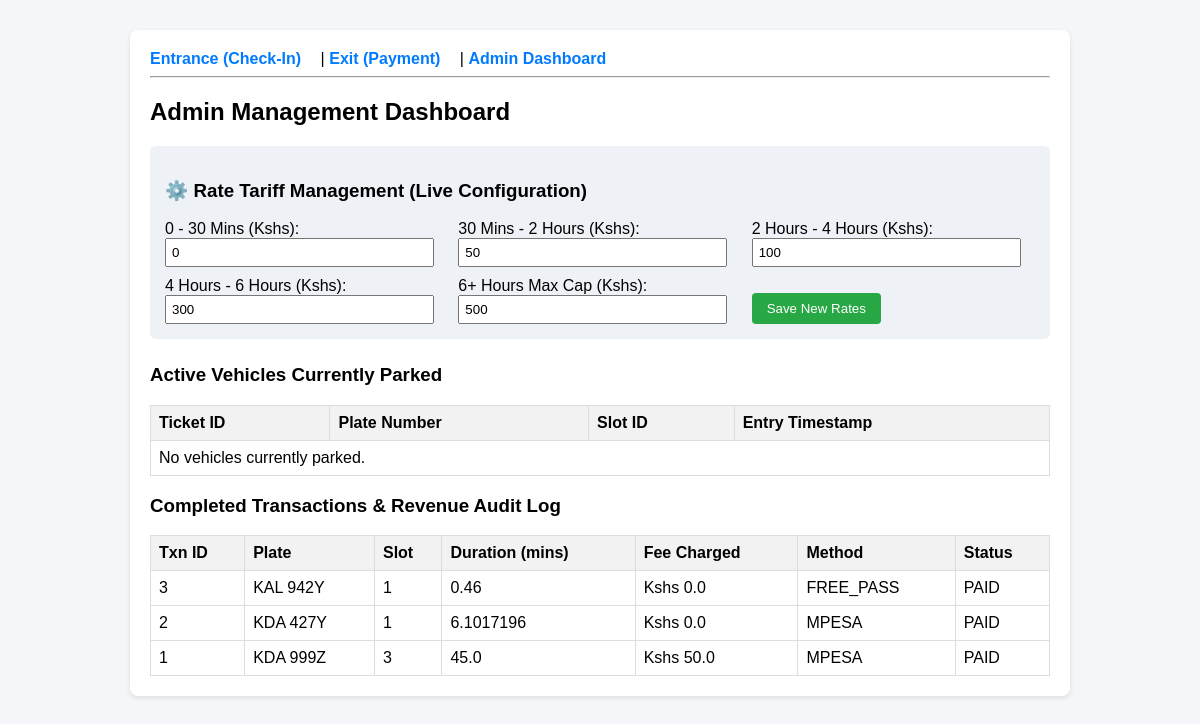
The page /admin on the database its author committed.
### tables this page shows
CREATE TABLE transactions (
            transaction_id INTEGER PRIMARY KEY AUTOINCREMENT,
            plate_number TEXT NOT NULL,
            slot_id INTEGER NOT NULL,
            entry_time TEXT NOT NULL,
            exit_time TEXT NOT NULL,
            duration_minutes REAL NOT NULL,
            fee_charged REAL NOT NULL,
            payment_method TEXT NOT NULL,
            payment_status TEXT NOT NULL
        );

### app.py (the view)
@app.route('/admin')
def admin():
    conn = sqlite3.connect(database.DB_NAME)
    cursor = conn.cursor()
    cursor.execute('SELECT * FROM active_tickets')
    active_vehicles = cursor.fetchall()
    cursor.execute('SELECT * FROM transactions ORDER BY transaction_id DESC')
    transactions = cursor.fetchall()
    conn.close()
    return render_template(
        'admin.html',
        active=active_vehicles,
        transactions=transactions,
        tiers=calculator.rate_tiers,
        max_fee=calculator.max_fee
    )

### templates/admin.html (shortened to what this page needs)
<!DOCTYPE html>
<html>
<head>
</head>
<body>
    <div class="container">
        <nav>
            <a href="/">Entrance (Check-In)</a> |
            <a href="/checkout">Exit (Payment)</a> |
            <a href="/admin">Admin Dashboard</a>
        </nav>
        <hr>
        <h2>Admin Management Dashboard</h2>
        <div style="background: #eef2f7; padding: 15px; border-radius: 6px; margin-bottom: 25px;">
            <h3>⚙️ Rate Tariff Management (Live Configuration)</h3>
            <form action="/update_rates" method="POST" style="display: grid; grid-template-columns: repeat(3, 1fr); gap: 10px;">
                <div>
                    <label>0 - 30 Mins (Kshs):</label><br>
                    <input type="number" name="tier_30m" value="{{ tiers[0][1] }}" required style="width: 90%; padding: 5px;">
                </div>
                <div>
                    <label>30 Mins - 2 Hours (Kshs):</label><br>
                    <input type="number" name="tier_2h" value="{{ tiers[1][1] }}" required style="width: 90%; padding: 5px;">
                </div>
                <div>
                    <label>2 Hours - 4 Hours (Kshs):</label><br>
                    <input type="number" name="tier_4h" value="{{ tiers[2][1] }}" required style="width: 90%; padding: 5px;">
                </div>
                <div>
                    <label>4 Hours - 6 Hours (Kshs):</label><br>
                    <input type="number" name="tier_6h" value="{{ tiers[3][1] }}" required style="width: 90%; padding: 5px;">
                </div>
                <div>
                    <label>6+ Hours Max Cap (Kshs):</label><br>
                    <input type="number" name="max_fee" value="{{ max_fee }}" required style="width: 90%; padding: 5px;">
                </div>
                <div style="align-self: end;">
                    <button type="submit" style="padding: 8px 15px; background: #28a745; color: white; border: none; border-radius: 4px; cursor: pointer;">Save New Rates</button>
                </div>
            </form>
        </div>
        <h3>Active Vehicles Currently Parked</h3>
        <table>
            <thead>
                <tr>
                    <th>Ticket ID</th>
                    <th>Plate Number</th>
                    <th>Slot ID</th>
                    <th>Entry Timestamp</th>
                </tr>
            </thead>
            <tbody>
                {% for v in active %}
                <tr>
                    <td>{{ v[0] }}</td>
                    <td>{{ v[1] }}</td>
                    <td>{{ v[2] }}</td>
                    <td>{{ v[3] }}</td>
                </tr>
                {% else %}
                <tr><td colspan="4">No vehicles currently parked.</td></tr>
                {% endfor %}
            </tbody>
        </table>
        <h3>Completed Transactions & Revenue Audit Log</h3>
        <table>
            <thead>
                <tr>
                    <th>Txn ID</th>
                    <th>Plate</th>
                    <th>Slot</th>
                    <th>Duration (mins)</th>
                    <th>Fee Charged</th>
                    <th>Method</th>
                    <th>Status</th>
                </tr>
            </thead>
            <tbody>
                {% for t in transactions %}
                <tr>
                    <td>{{ t[0] }}</td>
                    <td>{{ t[1] }}</td>
                    <td>{{ t[2] }}</td>
                    <td>{{ t[5] }}</td>
                    <td>Kshs {{ t[6] }}</td>
                    <td>{{ t[7] }}</td>
                    <td>{{ t[8] }}</td>
                </tr>
                {% else %}
                <tr><td colspan="7">No recorded transactions yet.</td></tr>
                {% endfor %}
            </tbody>
        </table>
    </div>
</body>
</html>

### templates/admin.html (style rules this page uses)
body { font-family: Arial, sans-serif; margin: 30px; background: #f4f6f9; }
.container { max-width: 900px; margin: auto; background: white; padding: 20px; border-radius: 8px; box-shadow: 0 2px 5px rgba(0,0,0,0.1); }
nav a { margin-right: 15px; text-decoration: none; font-weight: bold; color: #007bff; }
table { width: 100%; border-collapse: collapse; margin-top: 15px; }
th, td { border: 1px solid #ddd; padding: 8px; text-align: left; }
th { background-color: #f2f2f2; }

### rows shown on the page
transactions: transaction_id "3", plate_number "KAL 942Y", slot "1", duration_minutes "0.46", fee_charged "0.0", payment_method "FREE_PASS", payment_status "PAID"
transactions: transaction_id "2", plate_number "KDA 427Y", slot "1", duration_minutes "6.1017196", fee_charged "0.0", payment_method "MPESA", payment_status "PAID"
transactions: transaction_id "1", plate_number "KDA 999Z", slot "3", duration_minutes "45.0", fee_charged "50.0", payment_method "MPESA", payment_status "PAID"
